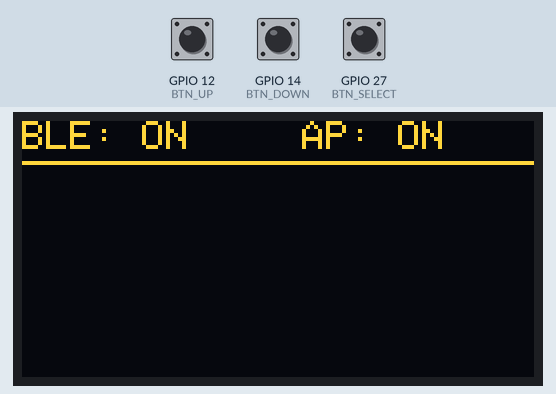
This sketch was run on a simulated ESP32. On the bench: 128×64 one-colour display. Inputs (shaded band) come from the test bench; at power-on: GPIO 12 (BTN_UP) HIGH, GPIO 14 (BTN_DOWN) HIGH, GPIO 27 (BTN_SELECT) HIGH. The OLED is the two-colour kind (top 16 rows yellow); WiFi joins after 1.5 s; servers stay silent unless stated; storage starts empty; USB keyboard and mouse output is not drawn.

Above: at 0.2 s.

The sketch:

HID.Version_II.ino
```cpp
#include <Wire.h>
#include <Adafruit_GFX.h>
#include <Adafruit_SSD1306.h>
#include <SPI.h>
#include <SD.h>
#include <vector>
#include <BleKeyboard.h>
#include <WiFi.h>
#include <ESPAsyncWebServer.h> // Required Library

#define SCREEN_WIDTH 128
#define SCREEN_HEIGHT 64
Adafruit_SSD1306 display(SCREEN_WIDTH, SCREEN_HEIGHT, &Wire, -1);

// Initialize BLE Keyboard
BleKeyboard bleKeyboard("Kunal-HID-ESP32", "SBJITMR", 100);

// WiFi Credentials
const char* ssid = "ZeroTrace-C2";
const char* password = "11111111";

AsyncWebServer server(80);

const int chipSelect = 5;
const int BTN_UP = 12;
const int BTN_DOWN = 14;
const int BTN_SELECT = 27;

std::vector<String> fileNames;
int selectedIndex = 0;
int scrollOffset = 0;
bool lastUpState = HIGH;
bool lastDownState = HIGH;
bool lastSelectState = HIGH;

// --- HTML Cyberpunk UI ---
const char index_html[] PROGMEM = R"rawliteral(
<!DOCTYPE HTML><html><head>
  <title>ZeroTrace C2</title>
  <meta name="viewport" content="width=device-width, initial-scale=1">
  <style>
    body { background-color: #0d0f12; color: #22d3ee; font-family: 'Courier New', monospace; text-align: center; margin: 0; padding: 20px; }
    .header { border: 2px solid #22d3ee; padding: 15px; margin-bottom: 20px; box-shadow: 0 0 15px #22d3ee; }
    h1 { margin: 0; font-size: 1.5rem; text-transform: uppercase; letter-spacing: 3px; }
    .status { margin: 10px 0; font-size: 0.9rem; color: #ff0055; }
    .status.connected { color: #00ff99; }
    .payload-card { background: #1a1d23; border: 1px solid #22d3ee33; margin: 10px auto; padding: 15px; max-width: 400px; display: flex; justify-content: space-between; align-items: center; border-radius: 5px; transition: 0.3s; }
    .payload-card:hover { border-color: #22d3ee; box-shadow: 0 0 10px #22d3ee55; }
    .btn-inject { background: transparent; border: 1px solid #22d3ee; color: #22d3ee; padding: 8px 15px; cursor: pointer; text-transform: uppercase; font-weight: bold; font-size: 0.8rem; }
    .btn-inject:active { background: #22d3ee; color: #0d0f12; }
    footer { margin-top: 30px; font-size: 0.7rem; opacity: 0.5; }
  </style>
</head><body>
  <div class="header">
    <h1>ZeroTrace - HID Framework</h1>
  </div>
  <div id="connection" class="status">CHECKING BLE STATUS...</div>
  <div id="payload-list">
    </div>
  <footer>PROTOTYPE V0.2 // SBJITMR // SECURED CHANNEL</footer>
<script>
  function updateStatus() {
    fetch('/status').then(r => r.text()).then(t => {
      const el = document.getElementById('connection');
      el.innerText = "BLE STATUS: " + t;
      el.className = t.includes("CONNECTED") ? "status connected" : "status";
    });
  }
  function loadFiles() {
    fetch('/list').then(r => r.json()).then(files => {
      let html = '';
      files.forEach(f => {
        html += `<div class="payload-card"><span>${f}</span><button class="btn-inject" onclick="inject('${f}')">Inject</button></div>`;
      });
      document.getElementById('payload-list').innerHTML = html;
    });
  }
  function inject(file) {
    fetch(`/inject?file=${file}`);
    alert("Deploying: " + file);
  }
  setInterval(updateStatus, 3000);
  loadFiles();
</script>
</body></html>)rawliteral";

void setup() {
  Serial.begin(115200);
  pinMode(BTN_UP, INPUT_PULLUP);
  pinMode(BTN_DOWN, INPUT_PULLUP);
  pinMode(BTN_SELECT, INPUT_PULLUP);

  if(!display.begin(SSD1306_SWITCHCAPVCC, 0x3C)) for(;;);
  display.clearDisplay();
  display.setTextColor(WHITE);
  display.display();

  bleKeyboard.begin();
  if (!SD.begin(chipSelect)) { showError("SD Fail!"); return; }
  updateFileList();

  // Initialize WiFi AP
  WiFi.softAP(ssid, password);

  // Web Routes
  server.on("/", HTTP_GET, [](AsyncWebServerRequest *request){
    request->send_P(200, "text/html", index_html);
  });

  server.on("/status", HTTP_GET, [](AsyncWebServerRequest *request){
    request->send(200, "text/plain", bleKeyboard.isConnected() ? "CONNECTED" : "DISCONNECTED");
  });

  server.on("/list", HTTP_GET, [](AsyncWebServerRequest *request){
    String json = "[";
    for (size_t i = 0; i < fileNames.size(); i++) {
      json += "\"" + fileNames[i] + "\"" + (i == fileNames.size() - 1 ? "" : ",");
    }
    json += "]";
    request->send(200, "application/json", json);
  });

  server.on("/inject", HTTP_GET, [](AsyncWebServerRequest *request){
    if (request->hasArg("file")) {
      executeHIDPayload(request->arg("file"));
    }
    request->send(200, "text/plain", "OK");
  });

  server.begin();
}

void loop() {
  handleMenu();
}

void updateFileList() {
  fileNames.clear();
  File root = SD.open("/");
  while (File entry = root.openNextFile()) {
    if (!entry.isDirectory()) fileNames.push_back(String(entry.name()));
    entry.close();
  }
  root.close();
}

void handleMenu() {
  display.clearDisplay();
  display.setCursor(0, 0);
  display.print(bleKeyboard.isConnected() ? "BLE: ON" : "BLE: OFF");
  display.setCursor(70, 0);
  display.print("AP: ON");
  display.drawLine(0, 10, 128, 10, WHITE);

  if (selectedIndex < scrollOffset) scrollOffset = selectedIndex;
  if (selectedIndex >= scrollOffset + 5) scrollOffset = selectedIndex - 4;

  for (int i = 0; i < 5; i++) {
    int fileIdx = i + scrollOffset;
    if (fileIdx >= fileNames.size()) break;
    display.setCursor(0, 15 + (i * 10));
    display.print(fileIdx == selectedIndex ? "> " : "  ");
    display.println(fileNames[fileIdx]);
  }
  display.display();
  checkButtons();
}

void checkButtons() {
  if (digitalRead(BTN_UP) == LOW && lastUpState == HIGH) {
    selectedIndex = (selectedIndex <= 0) ? fileNames.size() - 1 : selectedIndex - 1;
    delay(150);
  }
  if (digitalRead(BTN_DOWN) == LOW && lastDownState == HIGH) {
    selectedIndex = (selectedIndex >= fileNames.size() - 1) ? 0 : selectedIndex + 1;
    delay(150);
  }
  if (digitalRead(BTN_SELECT) == LOW && lastSelectState == HIGH) {
    if (fileNames.size() > 0) executeHIDPayload(fileNames[selectedIndex]);
    delay(150);
  }
}

void executeHIDPayload(String fileName) {
  if (!bleKeyboard.isConnected()) return;
  File myFile = SD.open("/" + fileName);
  if (myFile) {
    // Keep your existing injection logic here...
    // [Insert Step 1 to Step 7 from your previous code]
    myFile.close();
  }
}

void showError(String msg) {
  display.clearDisplay();
  display.setCursor(0, 30);
  display.println(msg);
  display.display();
}
```
